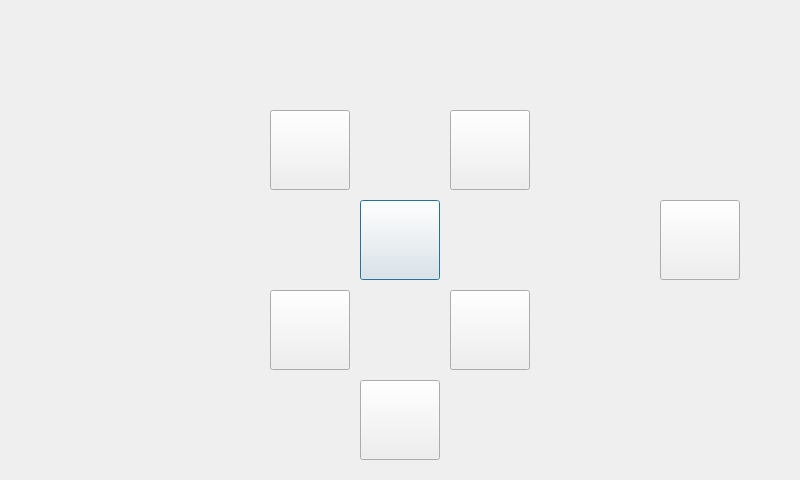
<?xml version="1.0" encoding="UTF-8"?>
<ui version="4.0">
 <class>InterfaceQCM</class>
 <widget class="QDialog" name="InterfaceQCM">
  <property name="geometry">
   <rect>
    <x>0</x>
    <y>0</y>
    <width>800</width>
    <height>480</height>
   </rect>
  </property>
  <property name="windowTitle">
   <string>Dialog</string>
  </property>
  <widget class="QPushButton" name="pushButton1">
   <property name="geometry">
    <rect>
     <x>360</x>
     <y>200</y>
     <width>80</width>
     <height>80</height>
    </rect>
   </property>
   <property name="text">
    <string/>
   </property>
  </widget>
  <widget class="QPushButton" name="pushButton4">
   <property name="geometry">
    <rect>
     <x>270</x>
     <y>290</y>
     <width>80</width>
     <height>80</height>
    </rect>
   </property>
   <property name="text">
    <string/>
   </property>
  </widget>
  <widget class="QPushButton" name="pushButtonQuestionSuivante">
   <property name="geometry">
    <rect>
     <x>450</x>
     <y>110</y>
     <width>80</width>
     <height>80</height>
    </rect>
   </property>
   <property name="text">
    <string/>
   </property>
  </widget>
  <widget class="QPushButton" name="pushButtonEffacerReponse">
   <property name="geometry">
    <rect>
     <x>660</x>
     <y>200</y>
     <width>80</width>
     <height>80</height>
    </rect>
   </property>
   <property name="text">
    <string/>
   </property>
  </widget>
  <widget class="QPushButton" name="pushButton2">
   <property name="geometry">
    <rect>
     <x>450</x>
     <y>290</y>
     <width>80</width>
     <height>80</height>
    </rect>
   </property>
   <property name="text">
    <string/>
   </property>
  </widget>
  <widget class="QPushButton" name="pushButton3">
   <property name="geometry">
    <rect>
     <x>360</x>
     <y>380</y>
     <width>80</width>
     <height>80</height>
    </rect>
   </property>
   <property name="text">
    <string/>
   </property>
  </widget>
  <widget class="QPushButton" name="pushButtonQuestionPrecedente">
   <property name="geometry">
    <rect>
     <x>270</x>
     <y>110</y>
     <width>80</width>
     <height>80</height>
    </rect>
   </property>
   <property name="text">
    <string/>
   </property>
  </widget>
 </widget>
 <resources/>
 <connections/>
</ui>
